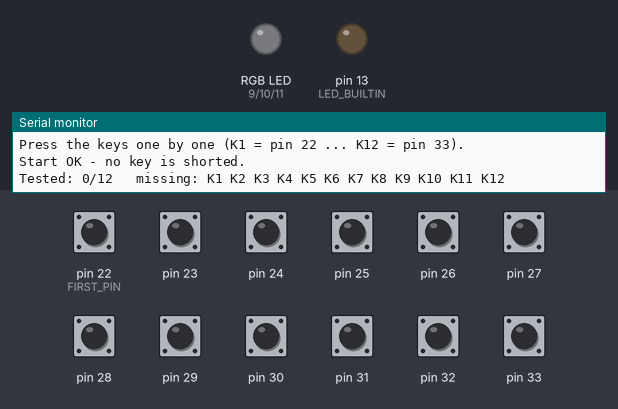
This sketch was run on a simulated Arduino Mega 2560, built with avr-gcc and run on an emulated ATmega2560. Parts: an RGB LED mixed from three pins (HIGH = lit), output pins drawn as LEDs (lit = HIGH), the last lines printed to the serial monitor. Inputs (shaded band) come from the test bench; at power-on: pin 22 (FIRST_PIN), pin 23–33 HIGH.

Above: at 1.3 s.
1.4 s: pin 22 (FIRST_PIN) pulled LOW for 0.15 s
At 2.7 s:
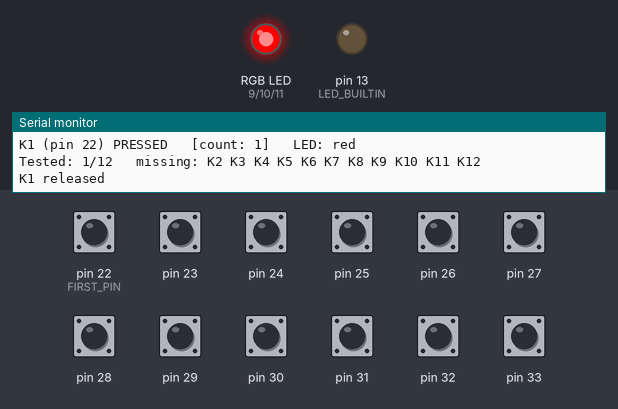
3.0 s: pin 23 pulled LOW for 0.15 s
At 3.9 s:
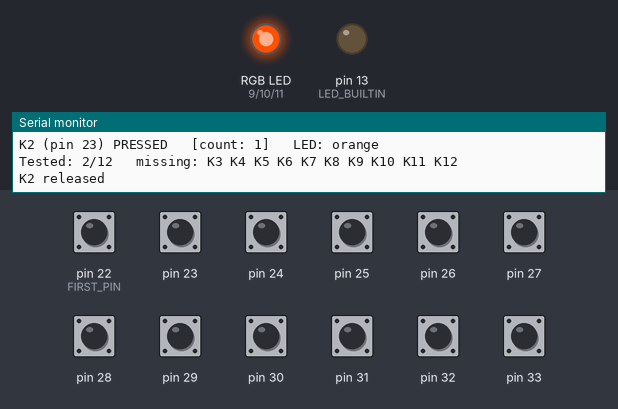
4.6 s: pin 24 pulled LOW for 0.15 s
At 5.1 s:
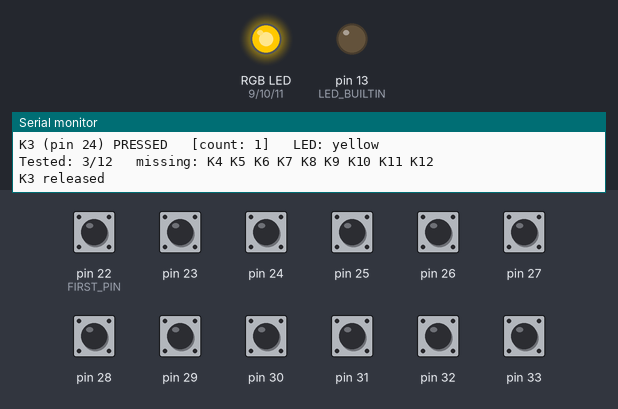
6.2 s: pin 25 pulled LOW for 0.15 s
At 7.5 s:
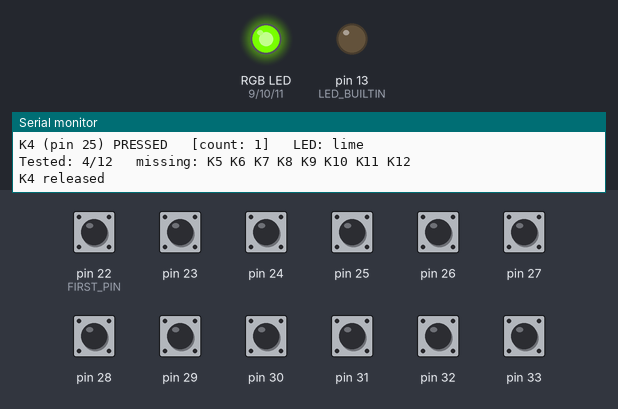
7.8 s: pin 26 pulled LOW for 0.15 s
At 8.7 s:
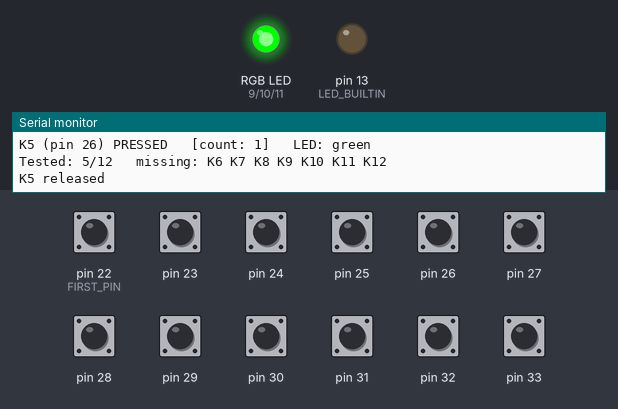
9.4 s: pin 27 pulled LOW for 0.15 s
At 9.9 s:
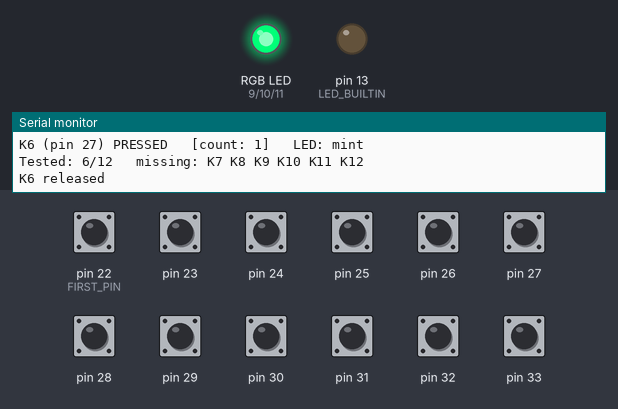
Timing chart, 0 to 12.0 s (numbered marks = the images above; inputs shaded):
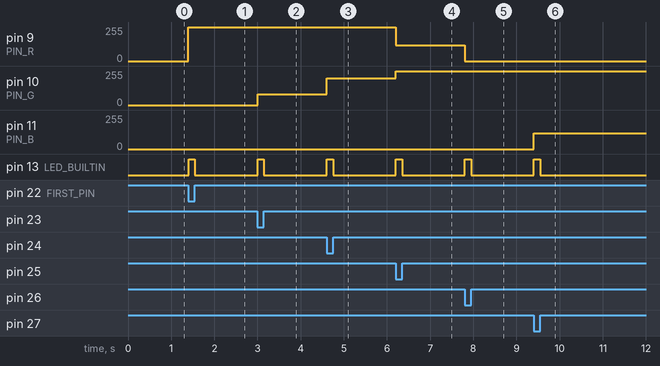

The sketch:

test_switches.ino
```cpp
// 12-SWITCH TEST - checks that every key is wired correctly.
// Wiring: K1..K12 -> pins D22..D33, the other leg of every switch -> GND.
// Open the Serial Monitor (115200) and press the keys one by one.
// The "L" LED on the Arduino board is lit while any key is held down.
//
// RGB LED: every key lights it in a different color (the color stays until the next key).
// LED wiring: R -> 220 ohm -> pin 9, G -> 220 ohm -> pin 10, B -> 220 ohm -> pin 11,
//             longest leg -> GND (or 5V for a common-anode LED).

const bool COMMON_ANODE = false;   // true if the longest leg of the LED is on 5V
const int PIN_R = 9;
const int PIN_G = 10;
const int PIN_B = 11;

// color for every key: {R, G, B}
const uint8_t KEY_COLORS[12][3] = {
  {255,   0,   0},   // K1  red
  {255,  80,   0},   // K2  orange
  {255, 200,   0},   // K3  yellow
  {120, 255,   0},   // K4  lime
  {  0, 255,   0},   // K5  green
  {  0, 255, 120},   // K6  mint
  {  0, 255, 255},   // K7  cyan
  {  0, 120, 255},   // K8  sky blue
  {  0,   0, 255},   // K9  blue
  {140,   0, 255},   // K10 purple
  {255,   0, 255},   // K11 magenta
  {255, 255, 255},   // K12 white
};
const char *COLOR_NAMES[12] = {
  "red", "orange", "yellow", "lime", "green", "mint",
  "cyan", "sky blue", "blue", "purple", "magenta", "white"
};

void setRGB(int r, int g, int b) {
  if (COMMON_ANODE) { r = 255 - r; g = 255 - g; b = 255 - b; }
  analogWrite(PIN_R, r);
  analogWrite(PIN_G, g);
  analogWrite(PIN_B, b);
}

const int FIRST_PIN = 22;
const int NUM_KEYS = 12;
const unsigned long DEBOUNCE_MS = 20;

bool lastState[NUM_KEYS];
unsigned long lastChange[NUM_KEYS];
bool tested[NUM_KEYS];
int pressCount[NUM_KEYS];

void printMissing() {
  int done = 0;
  for (int i = 0; i < NUM_KEYS; i++) if (tested[i]) done++;
  Serial.print("Tested: ");
  Serial.print(done);
  Serial.print("/12");
  if (done < NUM_KEYS) {
    Serial.print("   missing:");
    for (int i = 0; i < NUM_KEYS; i++) {
      if (!tested[i]) { Serial.print(" K"); Serial.print(i + 1); }
    }
    Serial.println();
  } else {
    Serial.println("   ALL KEYS WORK!");
  }
}

void setup() {
  Serial.begin(115200);
  pinMode(LED_BUILTIN, OUTPUT);
  pinMode(PIN_R, OUTPUT); pinMode(PIN_G, OUTPUT); pinMode(PIN_B, OUTPUT);
  setRGB(0, 0, 0);
  for (int i = 0; i < NUM_KEYS; i++) {
    pinMode(FIRST_PIN + i, INPUT_PULLUP);
    lastChange[i] = 0;
    tested[i] = false;
    pressCount[i] = 0;
  }
  delay(100);
  Serial.println();
  Serial.println("=== 12-SWITCH TEST ===");
  Serial.println("Press the keys one by one (K1 = pin 22 ... K12 = pin 33).");

  // a key that reads "pressed" right after start-up = signal wire touching ground (short)
  bool problem = false;
  for (int i = 0; i < NUM_KEYS; i++) {
    lastState[i] = digitalRead(FIRST_PIN + i);
    if (lastState[i] == LOW) {
      Serial.print("WARNING: K"); Serial.print(i + 1);
      Serial.print(" (pin "); Serial.print(FIRST_PIN + i);
      Serial.println(") reads 'pressed' without being touched - check that the wire does not touch ground.");
      problem = true;
    }
  }
  if (!problem) Serial.println("Start OK - no key is shorted.");
  printMissing();
}

void loop() {
  unsigned long now = millis();
  bool anyDown = false;

  for (int i = 0; i < NUM_KEYS; i++) {
    bool state = digitalRead(FIRST_PIN + i);
    if (state != lastState[i] && now - lastChange[i] > DEBOUNCE_MS) {
      lastChange[i] = now;
      lastState[i] = state;
      if (state == LOW) {
        pressCount[i]++;
        Serial.print("K"); Serial.print(i + 1);
        Serial.print(" (pin "); Serial.print(FIRST_PIN + i);
        Serial.print(") PRESSED   [count: "); Serial.print(pressCount[i]); Serial.print("]   LED: ");
        Serial.println(COLOR_NAMES[i]);
        setRGB(KEY_COLORS[i][0], KEY_COLORS[i][1], KEY_COLORS[i][2]);

        // several keys down from a single press = wires touching each other
        int down = 0;
        for (int j = 0; j < NUM_KEYS; j++) if (digitalRead(FIRST_PIN + j) == LOW) down++;
        if (down > 1) {
          Serial.print("   WARNING: pressed at once:");
          for (int j = 0; j < NUM_KEYS; j++)
            if (digitalRead(FIRST_PIN + j) == LOW) { Serial.print(" K"); Serial.print(j + 1); }
          Serial.println("  (if you press only one - the wires of these keys are touching)");
        }

        if (!tested[i]) { tested[i] = true; printMissing(); }
      } else {
        Serial.print("K"); Serial.print(i + 1); Serial.println(" released");
      }
    }
    if (lastState[i] == LOW) anyDown = true;
  }
  digitalWrite(LED_BUILTIN, anyDown);
}
```

Measured:
- after the input at 1.4 s, pin 9 (PIN_R): 0/255 → 255/255 at once; pin 13 (LED_BUILTIN): LOW → HIGH at once, → LOW 0.15 s later
- after the input at 3.0 s, pin 10 (PIN_G): 0/255 → 80/255 at once; pin 13 (LED_BUILTIN): LOW → HIGH at once, → LOW 0.15 s later
- after the input at 4.6 s, pin 10 (PIN_G): 80/255 → 200/255 at once; pin 13 (LED_BUILTIN): LOW → HIGH at once, → LOW 0.15 s later
- after the input at 6.2 s, pin 9 (PIN_R): 255/255 → 120/255 at once; pin 10 (PIN_G): 200/255 → 255/255 at once; pin 13 (LED_BUILTIN): LOW → HIGH at once, → LOW 0.15 s later
- after the input at 7.8 s, pin 9 (PIN_R): 120/255 → 0/255 at once; pin 13 (LED_BUILTIN): LOW → HIGH at once, → LOW 0.15 s later
- after the input at 9.4 s, pin 11 (PIN_B): 0/255 → 120/255 at once; pin 13 (LED_BUILTIN): LOW → HIGH at once, → LOW 0.15 s later
